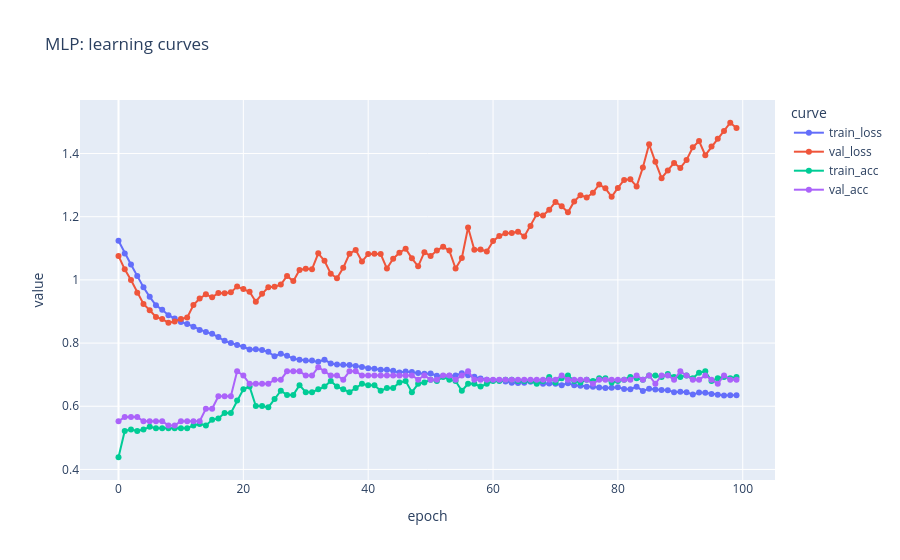

The code cell stored with this chart in its notebook:
### Code cell
mlp_val_metrics = show_metrics("MLP val", y_val, mlp_val_pred)

fig = px.line(pd.DataFrame(mlp.history), markers=True, title="MLP: learning curves",
              labels={"index": "epoch", "value": "value", "variable": "curve"})
fig.show()

cm = confusion_matrix(y_val, mlp_val_pred, labels=class_names)
fig = px.imshow(cm, x=class_names, y=class_names, text_auto=True, color_continuous_scale="Blues",
                labels={"x": "predicted", "y": "true", "color": "count"},
                title="MLP val: confusion matrix")
